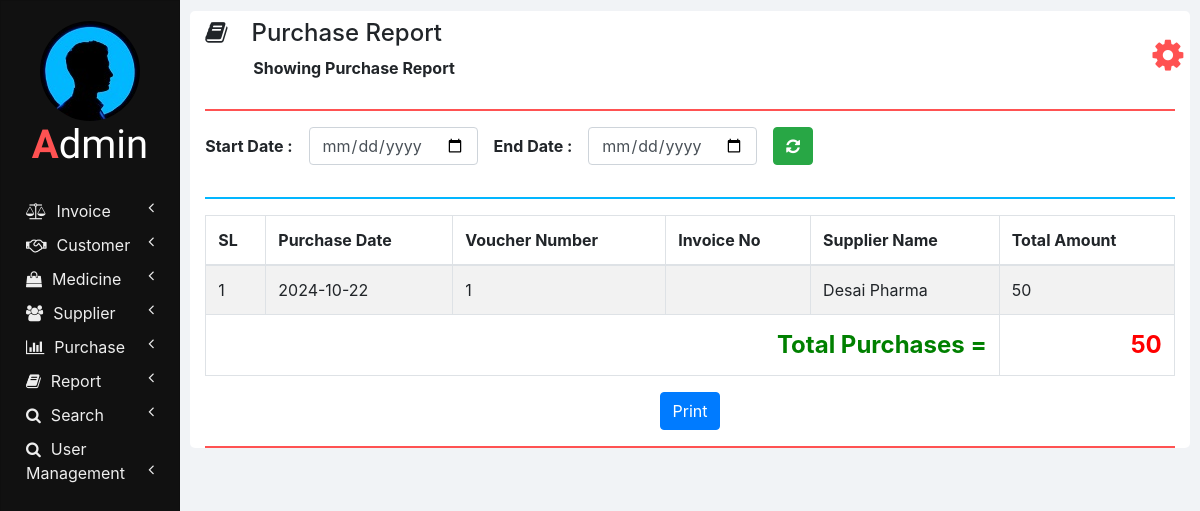
The page /purchase_report.php on the database as committed earlier.
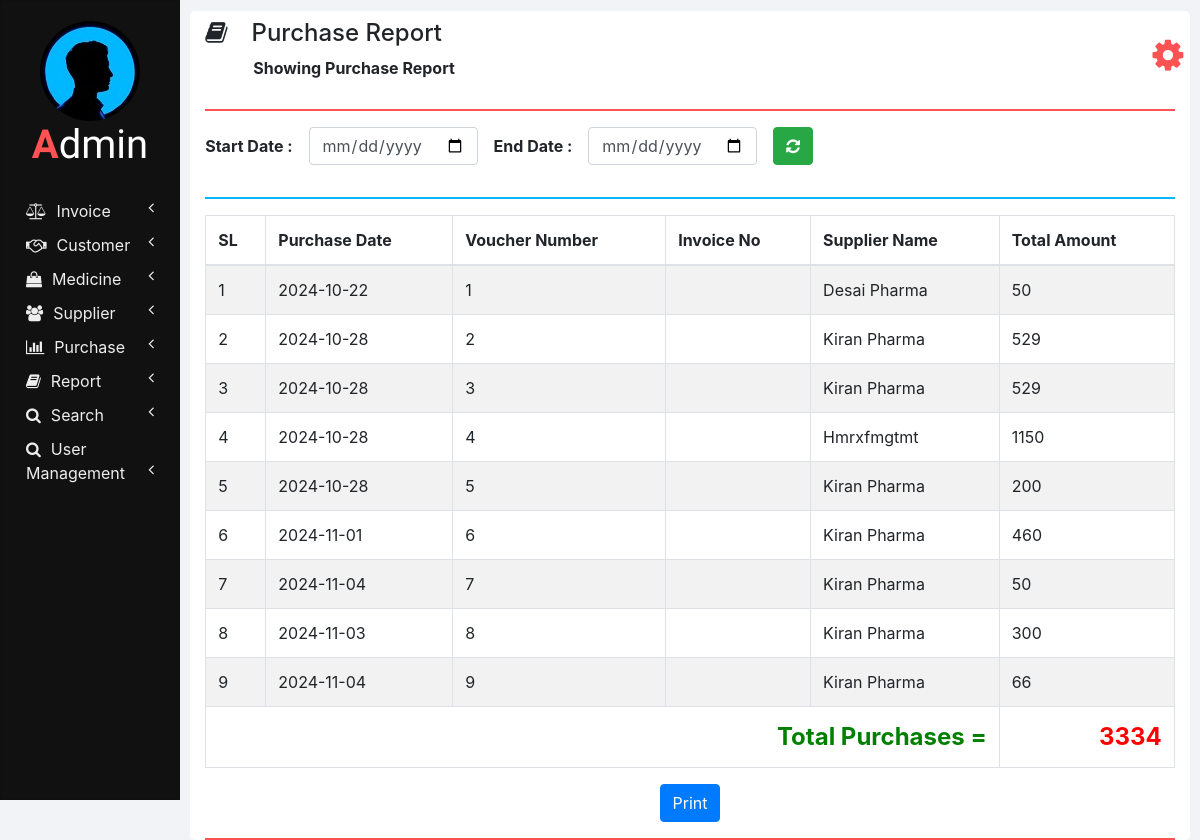
The same page on the database as committed later.
### tables this page shows
CREATE TABLE `purchases` (
  `SUPPLIER_NAME` varchar(100) NOT NULL,
  `INVOICE_NUMBER` int(11) NOT NULL,
  `VOUCHER_NUMBER` int(11) NOT NULL,
  `PURCHASE_DATE` varchar(10) NOT NULL,
  `TOTAL_AMOUNT` double NOT NULL,
  `PAYMENT_STATUS` varchar(20) NOT NULL
);

### php/report.php (the view, shortened to what this page needs)
<?php
function showPurchases($start_date, $end_date) {
  ?>
  <thead>
    <tr>
      <th>SL</th>
      <th>Purchase Date</th>
      <th>Voucher Number</th>
      <th>Invoice No</th>
      <th>Supplier Name</th>
      <th>Total Amount</th>
    </tr>
  </thead>
  <tbody>
  <?php
  require "db_connection.php";
  if($con) {
    $seq_no = 0;
    $total = 0;
    if($start_date == "" || $end_date == "")
      $query = "SELECT * FROM purchases";
    else
      $query = "SELECT * FROM purchases WHERE PURCHASE_DATE BETWEEN '$start_date' AND '$end_date'";
    $result = mysqli_query($con, $query);
    while($row = mysqli_fetch_array($result)) {
      $seq_no++;
      showPurchaseRow($seq_no, $row);
      $total = $total + $row['TOTAL_AMOUNT'];
    }
    ?>
    </tbody>
    <tfoot class="font-weight-bold">
      <tr style="text-align: right; font-size: 24px;">
        <td colspan="5" style="color: green;">&nbsp;Total Purchases =</td>
        <td style="color: red;"><?php echo $total; ?></td>
      </tr>
    </tfoot>
    <?php
  }
}
function showPurchaseRow($seq_no, $row) {
  ?>
  <tr>
    <td><?php echo $seq_no; ?></td>
    <td><?php echo $row['PURCHASE_DATE']; ?></td>
    <td><?php echo $row['VOUCHER_NUMBER']; ?></td>
    <td><?php echo $row['INVOICE_ID']; ?></td>
    <td><?php echo $row['SUPPLIER_NAME'] ?></td>
    <td><?php echo $row['TOTAL_AMOUNT']; ?></td>
  </tr>
  <?php
}
  ?>

### purchase_report.php (shortened to what this page needs)
<!DOCTYPE html>
<html lang="en" dir="ltr">
  <head>
    <link rel="stylesheet" href="bootstrap/css/bootstrap.min.css">
    <link rel="stylesheet" href="https://use.fontawesome.com/releases/v5.3.1/css/all.css">
    <link rel="stylesheet" href="https://cdnjs.cloudflare.com/ajax/libs/font-awesome/4.7.0/css/font-awesome.min.css">
    <link rel="stylesheet" href="css/sidenav.css">
    <link rel="stylesheet" href="css/home.css">
  </head>
  <body>
    <div class="container-fluid">
      <div class="container">
        <?php
          require "php/header.php";
        ?>
        <div class="row">
          <div class="col-md-12 form-group form-inline">
            <label class="font-weight-bold" for="">Start Date :&emsp;</label>
            <input type="date" class="form-control" id="start_date" onchange="showReport('purchase');">
            <label class="font-weight-bold" for="">End Date :&emsp;</label>
            <input type="date" class="form-control" id="end_date" onchange="showReport('purchase');">
            <button class="btn btn-success" onclick="location.reload();"><i class="fa fa-refresh"></i></button>
          </div>
          <div class="col col-md-12">
            <hr class="col-md-12" style="padding: 0px; border-top: 2px solid  #02b6ff;">
          </div>
          <div class="col col-md-12 table-responsive">
            <div id="print_content" class="table-responsive">
            	<table class="table table-bordered table-striped table-hover" id="purchase_report_div">
                <?php
                require "php/report.php";
                showPurchases("", "");
                ?>
            	</table>
            </div>
          </div>
          <div class="col-md-12 text-center">
            <button class="btn btn-primary" onclick="printReport('Purchase');">Print</button>
          </div>
        </div>
        <hr style="border-top: 2px solid #ff5252;">
      </div>
    </div>
  </body>
</html>

Rows that differ between the two databases and show on the page:
added purchases: seq_no "2", PURCHASE_DATE "2024-10-28", VOUCHER_NUMBER "2", SUPPLIER_NAME "Kiran Pharma", TOTAL_AMOUNT "529"
added purchases: seq_no "3", PURCHASE_DATE "2024-10-28", VOUCHER_NUMBER "3", SUPPLIER_NAME "Kiran Pharma", TOTAL_AMOUNT "529"
added purchases: seq_no "4", PURCHASE_DATE "2024-10-28", VOUCHER_NUMBER "4", SUPPLIER_NAME "Hmrxfmgtmt", TOTAL_AMOUNT "1150"
added purchases: seq_no "5", PURCHASE_DATE "2024-10-28", VOUCHER_NUMBER "5", SUPPLIER_NAME "Kiran Pharma", TOTAL_AMOUNT "200"
added purchases: seq_no "6", PURCHASE_DATE "2024-11-01", VOUCHER_NUMBER "6", SUPPLIER_NAME "Kiran Pharma", TOTAL_AMOUNT "460"
added purchases: seq_no "7", PURCHASE_DATE "2024-11-04", VOUCHER_NUMBER "7", SUPPLIER_NAME "Kiran Pharma", TOTAL_AMOUNT "50"
added purchases: seq_no "8", PURCHASE_DATE "2024-11-03", VOUCHER_NUMBER "8", SUPPLIER_NAME "Kiran Pharma", TOTAL_AMOUNT "300"
added purchases: seq_no "9", PURCHASE_DATE "2024-11-04", VOUCHER_NUMBER "9", SUPPLIER_NAME "Kiran Pharma", TOTAL_AMOUNT "66"
Other text that changed with them:
$total: "50" → "3334"
